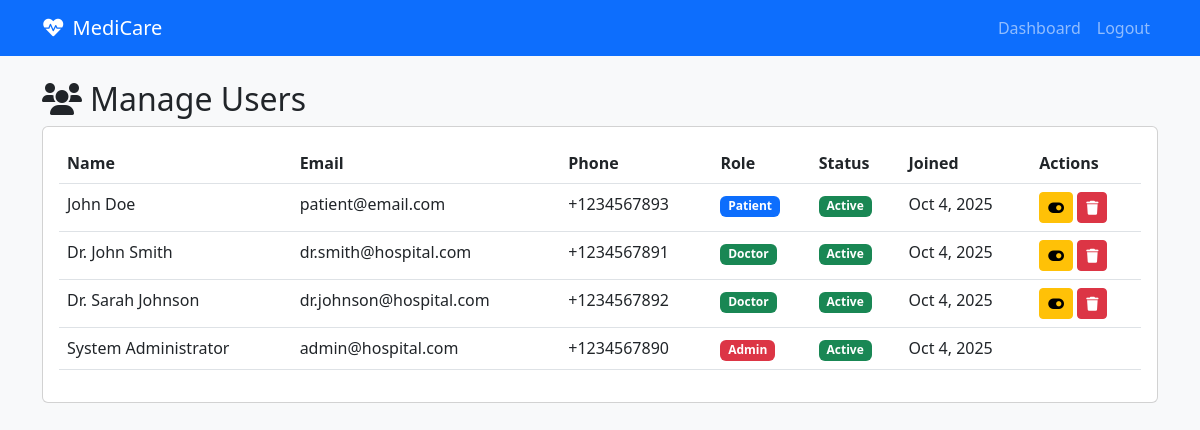
/admin/manage_users.php (signed in), run on the app's committed database.
### tables this page shows
CREATE TABLE users (
    id INT PRIMARY KEY AUTO_INCREMENT,
    email VARCHAR(255) UNIQUE NOT NULL,
    password_hash VARCHAR(255) NOT NULL,
    role ENUM('patient', 'doctor', 'admin') NOT NULL,
    name VARCHAR(255) NOT NULL,
    phone VARCHAR(20),
    avatar VARCHAR(255),
    status ENUM('active', 'inactive') DEFAULT 'active',
    created_at TIMESTAMP DEFAULT CURRENT_TIMESTAMP
);

### includes/config.php (called while the page is built, shortened)
<?php
function sanitize($input) {
    return htmlspecialchars(trim($input), ENT_QUOTES, 'UTF-8');
}
?>

### admin/manage_users.php (the view, shortened to what this page needs)
<?php
require_once 'config.php';
$stmt = $pdo->prepare("
    SELECT u.*,
           CASE
               WHEN u.role = 'doctor' THEN dp.specialty_id
               WHEN u.role = 'patient' THEN pp.date_of_birth
           END as extra_info
    FROM users u
    LEFT JOIN doctor_profiles dp ON u.id = dp.user_id AND u.role = 'doctor'
    LEFT JOIN patient_profiles pp ON u.id = pp.user_id AND u.role = 'patient'
    ORDER BY u.role, u.created_at DESC
");
$stmt->execute();
$users = $stmt->fetchAll();
?>
<!DOCTYPE html>
<html lang="en">
<head>
    <link href="https://cdn.jsdelivr.net/npm/bootstrap@5.3.0/dist/css/bootstrap.min.css" rel="stylesheet">
    <link href="https://cdnjs.cloudflare.com/ajax/libs/font-awesome/6.0.0/css/all.min.css" rel="stylesheet">
</head>
<body class="bg-light">
    <nav class="navbar navbar-expand-lg navbar-dark bg-primary">
        <div class="container">
            <a class="navbar-brand" href="dashboard.php">
                <i class="fas fa-heartbeat me-2"></i>MediCare
            </a>
            <div class="navbar-nav ms-auto">
                <a class="nav-link" href="dashboard.php">Dashboard</a>
                <a class="nav-link" href="logout.php">Logout</a>
            </div>
        </div>
    </nav>
    <div class="container my-4">
        <h2><i class="fas fa-users me-2"></i>Manage Users</h2>
        <div class="card">
            <div class="card-body">
                <div class="table-responsive">
                    <table class="table">
                        <thead>
                            <tr>
                                <th>Name</th>
                                <th>Email</th>
                                <th>Phone</th>
                                <th>Role</th>
                                <th>Status</th>
                                <th>Joined</th>
                                <th>Actions</th>
                            </tr>
                        </thead>
                        <tbody>
                            <?php foreach ($users as $user): ?>
                                <tr>
                                    <td><?= sanitize($user['name']) ?></td>
                                    <td><?= sanitize($user['email']) ?></td>
                                    <td><?= sanitize($user['phone'] ?? 'N/A') ?></td>
                                    <td>
                                        <span class="badge bg-<?= $user['role'] === 'admin' ? 'danger' : ($user['role'] === 'doctor' ? 'success' : 'primary') ?>">
                                            <?= ucfirst($user['role']) ?>
                                        </span>
                                    </td>
                                    <td>
                                        <span class="badge bg-<?= ($user['is_active'] ?? 1) ? 'success' : 'secondary' ?>">
                                            <?= ($user['is_active'] ?? 1) ? 'Active' : 'Inactive' ?>
                                        </span>
                                    </td>
                                    <td><?= date('M j, Y', strtotime($user['created_at'])) ?></td>
                                    <td>
                                        <?php if ($user['role'] !== 'admin'): ?>
                                            <form method="POST" class="d-inline">
                                                <button type="submit" class="btn btn-sm btn-warning">
                                                    <i class="fas fa-toggle-<?= ($user['is_active'] ?? 1) ? 'on' : 'off' ?>"></i>
                                                </button>
                                            </form>
                                            <form method="POST" class="d-inline" onsubmit="return confirm('Delete this user?')">
                                                <button type="submit" class="btn btn-sm btn-danger">
                                                    <i class="fas fa-trash"></i>
                                                </button>
                                            </form>
                                        <?php endif; ?>
                                    </td>
                                </tr>
                            <?php endforeach; ?>
                        </tbody>
                    </table>
                </div>
            </div>
        </div>
    </div>
</body>
</html>

### data on the page
users: name "John Doe", email "patient@email.com", phone "+1234567893", role "Patient", created_at "Oct 4, 2025"
users: name "Dr. John Smith", email "dr.smith@hospital.com", phone "+1234567891", role "Doctor", created_at "Oct 4, 2025"
users: name "Dr. Sarah Johnson", email "dr.johnson@hospital.com", phone "+1234567892", role "Doctor", created_at "Oct 4, 2025"
users: name "System Administrator", email "admin@hospital.com", phone "+1234567890", role "Admin", created_at "Oct 4, 2025"
